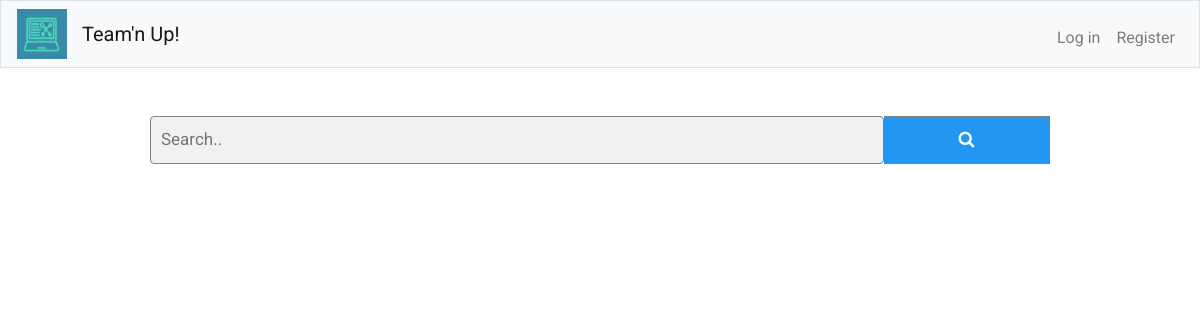
Before: /view with the older database file.
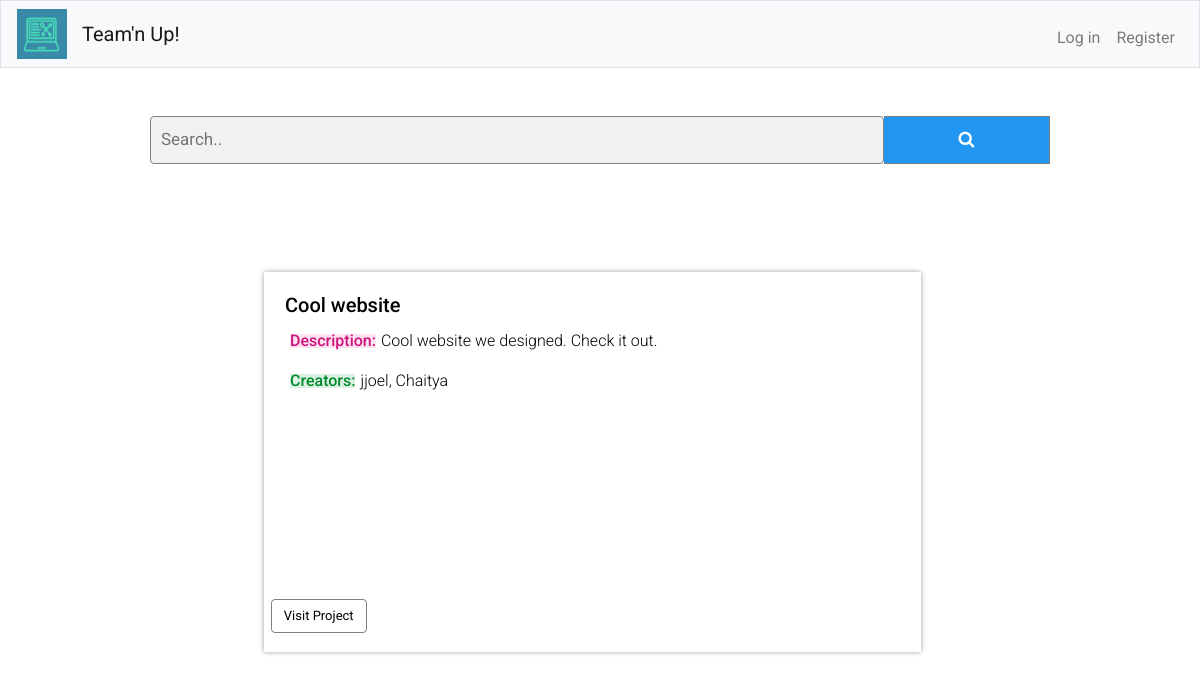
After: the same page with the newer database file.
### tables this page shows
CREATE TABLE projects
(
    id INTEGER,
    title TEXT,
    url TEXT,
    desc TEXT,
    users TEXT
);

### app.py (the view)
@app.route("/view", methods=["POST","GET"])
def view():
    if request.method == "POST":
        searchVal = request.form.get("search2")
        words = ["i", "me", "my", "myself", "we", "our", "ours", "ourselves", "you", "your", "yours",
        "yourself", "yourselves", "he", "him", "his", "himself", "she", "her", "hers", "herself", "it",
        "its", "itself", "they", "them", "their", "theirs", "themselves", "what", "which", "who", "whom",
        "this", "that", "these", "those", "am", "is", "are", "was", "were", "be", "been", "being", "have",
        "has", "had", "having", "do", "does", "did", "doing", "a", "an", "the", "and", "but", "if", "or",
        "because", "as", "until", "while", "of", "at", "by", "for", "with", "about", "against", "between",
        "into", "through", "during", "before", "after", "above", "below", "to", "from", "up", "down", "in",
        "out", "on", "off", "over", "under", "again", "further", "then", "once", "here", "there", "when",
        "where", "why", "how", "all", "any", "both", "each", "few", "more", "most", "other", "some", "such",
        "no", "nor", "not", "only", "own", "same", "so", "than", "too", "very", "s", "t", "can", "will",
        "just", "don", "should", "now"]
        if not searchVal:
            rows = db.execute("SELECT * FROM projects")
            return render_template("view.html", rows=rows)
        else:
            searchArr = searchVal.split(" ")
            searchArrCopy = searchArr
            for word in words:
                if word in searchArr:
                    searchArrCopy.remove(word)
            searchArr = searchArrCopy
            for val in searchArr:
                rows = []
                rowsTemp = db.execute(
                "SELECT * FROM projects WHERE (title LIKE ('%' || :search || '%') OR desc LIKE ('%' || :search || '%') OR users LIKE ('%' || :search || '%')", search=val)
                for row in rowsTemp:
                    if row not in rows:
                        rows.append(row)
            return render_template("view.html", rows=rows)
    else:
        rows = db.execute("SELECT * FROM projects")
        return render_template("view.html",rows=rows)

### app.py (called while the page is built)
@app.after_request
def after_request(response):
    response.headers["Cache-Control"] = "no-cache, no-store, must-revalidate"
    response.headers["Expires"] = 0
    response.headers["Pragma"] = "no-cache"
    return response

### templates/view.html (shortened to what this page needs)
{% extends "layout.html" %}
{% block body %}
<link rel="stylesheet" href="https://cdnjs.cloudflare.com/ajax/libs/font-awesome/4.7.0/css/font-awesome.min.css">
<br>
<br>
<form class="ex" action="/project" method="post" style="margin:auto;max-width:900px">
    <div id="searchBar">
        <input type="text" placeholder="Search.." name="search2" class="search">
        <button type="submit"><i class="fa fa-search"></i></button>
    </div>
</form>
<br>
<br>
<div class="row">
    {% for row in rows %}
    <div class="browse-profiles">
        <div class=" mb-4 back">
            <div class="card-body">
                <h5 class="card-title">{{ row["title"] }}</h5>
                <h6 class="card-text des pink">Description:</h6>
                <p> {{ row["desc"] }}</p>
                <h6 class="card-text des green">Creators:</h6>
                <p> {{ row["users"] }}</p>
                <form action="{{ row['url'] }}" target="_blank">
                    <input class="first btn btn-primary" type="submit" value="Visit Project">
                </form>
            </div>
        </div>
    </div>
    {% endfor %}
</div>
{% endblock %}

### templates/layout.html (shortened to what this page needs)
<!DOCTYPE html>
<html lang="en">
    <head>
        <link href="https://maxcdn.bootstrapcdn.com/bootstrap/4.1.3/css/bootstrap.min.css" rel="stylesheet">
        <link href="/static/layout.css" rel="stylesheet">
    </head>
    <body>
        <nav class="navbar navbar-expand-md navbar-light bg-light border" >
            <a href="/index"><img src = '/static/logo.png' class="logo" href ="/templates/index.html"></img></a>
            <a class="navbar-brand" href="/"><span class="col">Team'n Up!</span></a>
            <div class="collapse navbar-collapse" id="navbar">
                {% if session.user_id %}
                <ul class="navbar-nav mr-auto mt-2">
                    <li class="nav-item"><a class="nav-link" href="/profile">Profile</a></li>
                    <li class="nav-item"><a class="nav-link" href="/partners">Partners</a></li>
                    <li class="nav-item"><a class="nav-link" href="/browse">Browse</a></li>
                    <li class = "nav-item"><a class = "nav-link" href = "/project">Post a Project</a><li>
                    <li class="nav-item"><a class="nav-link" href="/view">View Projects</a></li>
                </ul>
                <ul class="navbar-nav ml-auto mt-2">
                    <li class="nav-item"><a class="nav-link" href="/logout">Log Out</a></li>
                </ul>
                {% else %}
                <ul class="navbar-nav ml-auto mt-2">
                    <li class="nav-item"><a class="nav-link" href="/login">Log in</a></li>
                    <li class="nav-item"><a class="nav-link" href="/register">Register</a></li>
                </ul>
                {% endif %}
            </div>
        </nav>
        {% block body %}{% endblock %}
    </body>
</html>

### static/layout.css (style rules this page uses)
* { font-family: 'Roboto', sans-serif; }
.logo { width:50px; height:50px; }
.pink { color: rgb(204, 20, 123); background-color: rgb(255, 226, 242); }
.green { color: rgb(0, 138, 45); background-color: rgb(219, 242, 226); }

### templates/view.html (style rules this page uses)
.row { margin-right: 0px; padding: 60px; }
.browse-profiles { display: block; margin: 0 auto; width: 60%; height: 380px; margin-bottom: 65px; border: 1px solid white; cursor: pointer; color: black; position: relative; -webkit-box-shadow: 0px 0px 5px 0px rgba(160, 160, 160, 1); -moz-box-shadow: 0px 0px 5px 0px rgba(160, 160, 160, 1); box-shadow: 0px 0px 5px 0px rgba(160, 160, 160, 1); }
input.btn { margin: 10px; display: inline-block; font-size: 13px; position: absolute; top: 97%; transform: translate(-50px, -50px); background-color: white; border: 1px solid gray; color: black; }
.first { float: left; left: 7%; }
form.ex input[type=text] { margin: 0px; padding: 10px; font-size: 17px; border: 1px solid grey; float: left; background: #f1f1f1; display: block; }
form.ex button { float: right; width: 200px; padding: 10px; background: #2196F3; color: white; font-size: 17px; border: 1px solid grey; border-left: none; cursor: pointer; }
form.ex::after { content: ""; clear: both; display: table; }
input[type=text], input[type=password], textarea { width: 100%; padding: 12px 20px; margin: 8px 0; display: inline-block; border: 1px solid #ccc; border-radius: 4px; box-sizing: border-box; }
h6 { display: inline; float: left; margin: 5px; line-height: .9; }
p { font-weight: 300; }
#searchBar { display: flex; }

Changed rows visible on the page:
added projects: title "Cool website", desc "Cool website we designed. Check it out.", users "jjoel, Chaitya"
